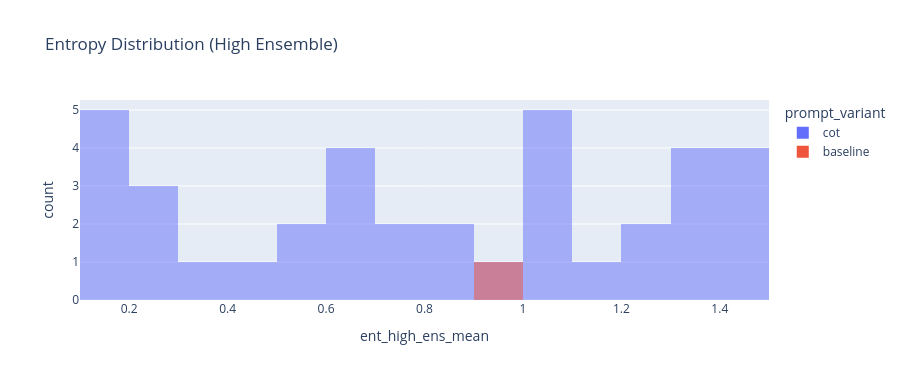
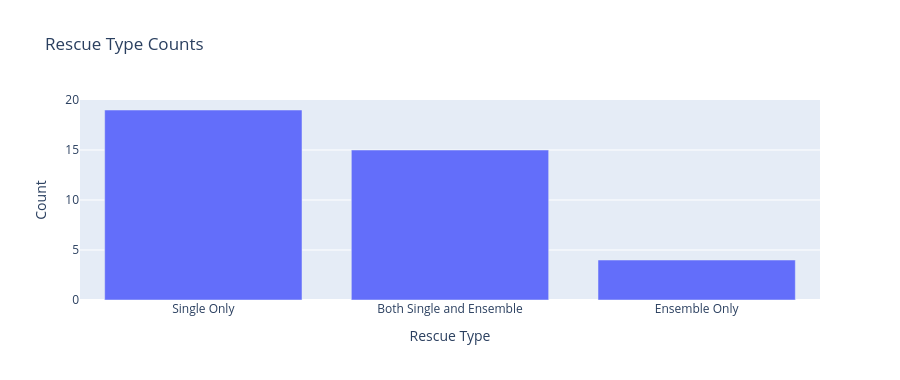

Notebook code for these charts, in order:
### Code cell
overview = pd.DataFrame({
    'Metric': [
        'N samples',
        'N prompt variants',
        'N rescue types',
        'Mean entropy (high ensemble)',
        'Mean distinct verdicts (high ensemble)',
    ],
    'Value': [
        len(df),
        df['prompt_variant'].nunique(),
        df['rescue_type'].nunique(),
        df['ent_high_ens_mean'].mean(),
        df['distinct_high_ens_mean'].mean(),
    ],
})
display(overview)

fig1 = px.histogram(df, x='ent_high_ens_mean', color='prompt_variant', barmode='overlay', nbins=20,
                    title='Entropy Distribution (High Ensemble)')
fig1.update_layout(height=380)
fig1.show()

fig2 = px.bar(df['rescue_type'].value_counts().reset_index(), x='rescue_type', y='count',
              title='Rescue Type Counts')
fig2.update_layout(height=380, xaxis_title='Rescue Type', yaxis_title='Count')
fig2.show()

### Figure 1 — Plotly figure (JSON) as saved in the notebook; plotly's stock layout.template omitted (floating-point values rounded to 4 significant figures)
{"data": [{"bingroup": "x", "hovertemplate": "prompt_variant=cot<br>ent_high_ens_mean=%{x}<br>count=%{y}<extra></extra>", "legendgroup": "cot", "marker": {"color": "#636efa", "opacity": 0.5, "pattern": {"shape": ""}}, "name": "cot", "nbinsx": 20, "orientation": "v", "showlegend": true, "type": "histogram", "x": [1.406, 1.231, 0.61, 1.477, 1.412, 1.409, 1.396, 1.393, 1.381, 1.313, 1.255, 1.193, 1.077, 1.059, 1.059, 1.003, 1.003, 0.9112, 0.8479, 0.82, 0.7623, 0.7379, 0.6517, 0.62, 0.6011, 0.5533, 0.5533, 0.4939, 0.3127, 0.2877, 0.2704, 0.2406, 0.1678, 0.1678, 0.1678, 0.1563, 0.1563], "xaxis": "x", "yaxis": "y"}, {"bingroup": "x", "hovertemplate": "prompt_variant=baseline<br>ent_high_ens_mean=%{x}<br>count=%{y}<extra></extra>", "legendgroup": "baseline", "marker": {"color": "#EF553B", "opacity": 0.5, "pattern": {"shape": ""}}, "name": "baseline", "nbinsx": 20, "orientation": "v", "showlegend": true, "type": "histogram", "x": [0.9903], "xaxis": "x", "yaxis": "y"}], "layout": {"barmode": "overlay", "height": 380, "legend": {"title": {"text": "prompt_variant"}, "tracegroupgap": 0}, "title": {"text": "Entropy Distribution (High Ensemble)"}, "xaxis": {"anchor": "y", "domain": [0, 1], "title": {"text": "ent_high_ens_mean"}}, "yaxis": {"anchor": "x", "domain": [0, 1], "title": {"text": "count"}}}}

### Figure 2 — Plotly figure (JSON) as saved in the notebook; plotly's stock layout.template omitted (floating-point values rounded to 4 significant figures)
{"data": [{"hovertemplate": "rescue_type=%{x}<br>count=%{y}<extra></extra>", "legendgroup": "", "marker": {"color": "#636efa", "pattern": {"shape": ""}}, "name": "", "orientation": "v", "showlegend": false, "textposition": "auto", "type": "bar", "x": ["Single Only", "Both Single and Ensemble", "Ensemble Only"], "xaxis": "x", "y": [19, 15, 4], "yaxis": "y"}], "layout": {"barmode": "relative", "height": 380, "legend": {"tracegroupgap": 0}, "title": {"text": "Rescue Type Counts"}, "xaxis": {"anchor": "y", "domain": [0, 1], "title": {"text": "Rescue Type"}}, "yaxis": {"anchor": "x", "domain": [0, 1], "title": {"text": "Count"}}}}
